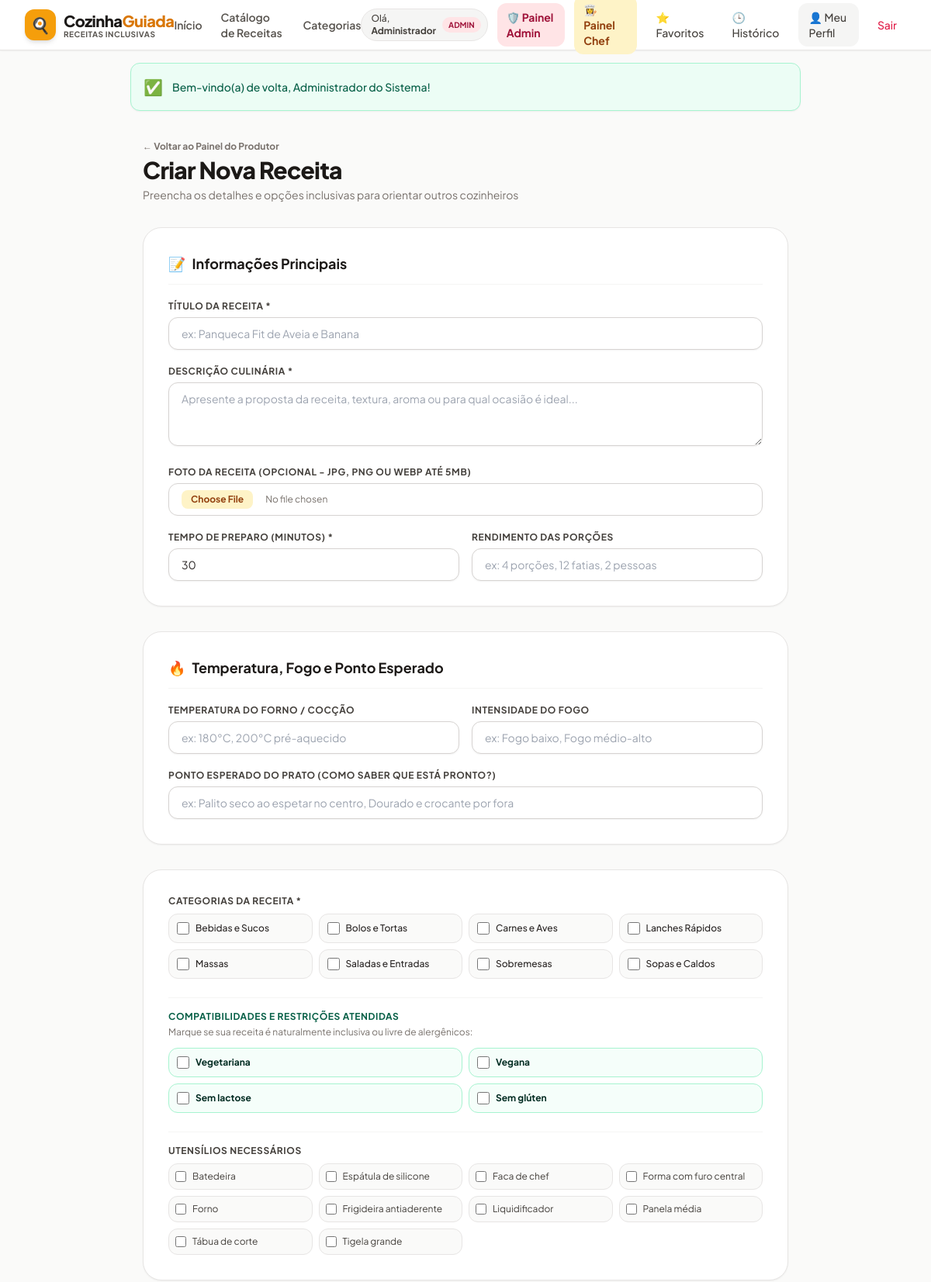
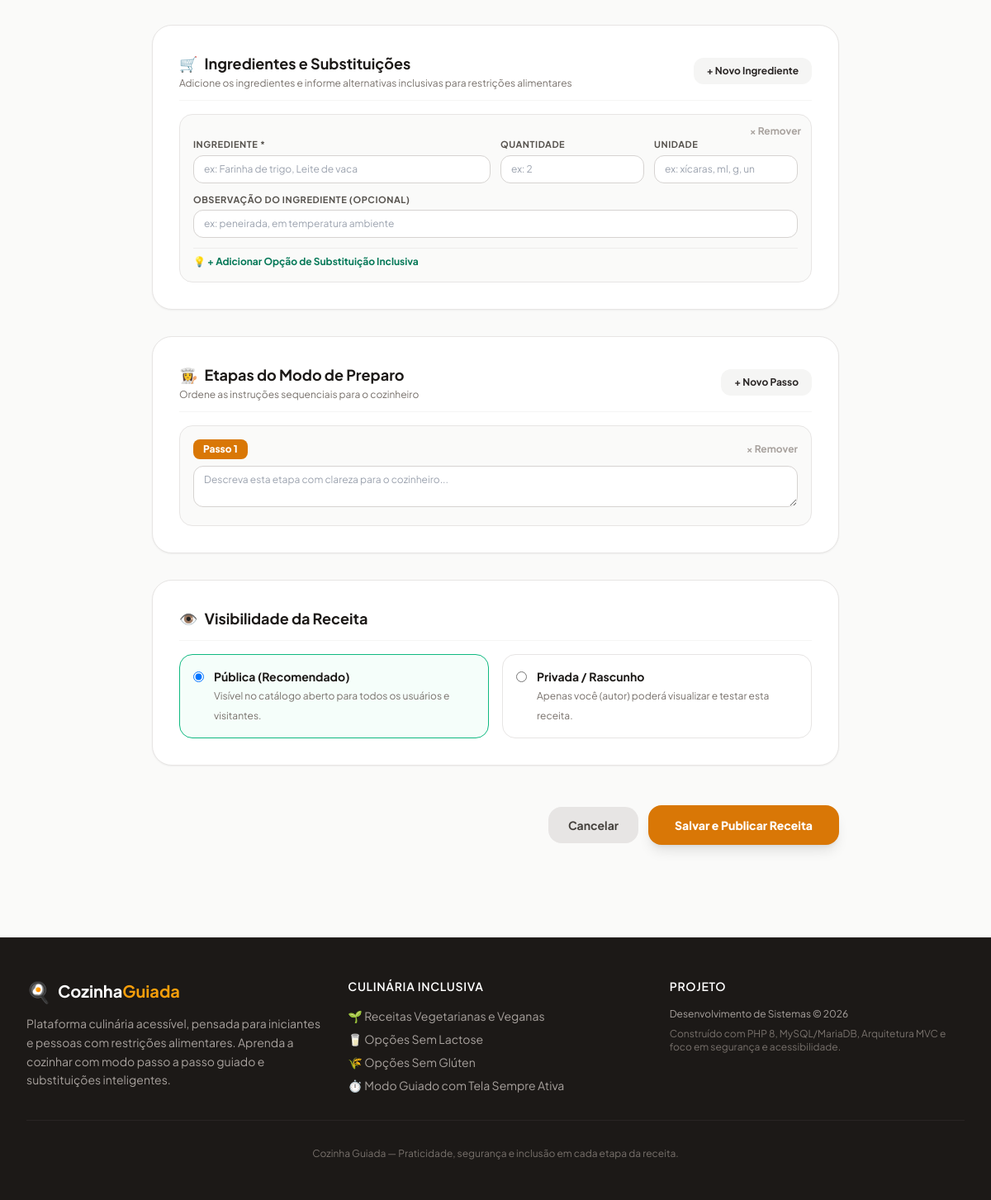
Page /produtor/receita/nova (signed in) on the committed database (2 pictures, top to bottom).
### tables this page shows
CREATE TABLE `categorias` (
  `id` INT AUTO_INCREMENT PRIMARY KEY,
  `nome` VARCHAR(80) NOT NULL UNIQUE,
  `slug` VARCHAR(80) NOT NULL UNIQUE,
  `descricao` VARCHAR(255) NULL,
  `criado_em` TIMESTAMP DEFAULT CURRENT_TIMESTAMP
);

CREATE TABLE `compatibilidades_alimentares` (
  `id` INT AUTO_INCREMENT PRIMARY KEY,
  `nome` VARCHAR(60) NOT NULL UNIQUE,  
  `slug` VARCHAR(60) NOT NULL UNIQUE,
  `descricao` VARCHAR(255) NULL
);

CREATE TABLE `utensilios` (
  `id` INT AUTO_INCREMENT PRIMARY KEY,
  `nome` VARCHAR(100) NOT NULL UNIQUE
);

### views/producer/recipe_form.php (the view, shortened to what the rows shown need)
<?php
$isEdit = ($mode === 'edit');
require VIEWS_PATH . '/layouts/header.php';
$selectedCatIds = array_column($recipe['categorias'] ?? [], 'id');
$selectedCompIds = array_column($recipe['compatibilidades'] ?? [], 'id');
$selectedUtIds = array_column($recipe['utensilios'] ?? [], 'id');
?>
<div class="max-w-4xl mx-auto px-4 sm:px-6 lg:px-8 py-8">
    <div class="flex items-center justify-between mb-8">
        <div>
            <h1 class="text-3xl font-extrabold text-stone-900 tracking-tight">
                <?= $isEdit ? 'Editar Receita' : 'Criar Nova Receita' ?>
            </h1>
        </div>
    </div>
    <form
        action="<?= $isEdit ? '/produtor/receita/editar' : '/produtor/receita/nova' ?>"
        method="POST"
        enctype="multipart/form-data"
        class="space-y-8"
    >
        <div class="bg-white p-6 sm:p-8 rounded-3xl border border-stone-200 shadow-sm space-y-5">
            <h2 class="text-lg font-bold text-stone-900 pb-3 border-b border-stone-100 flex items-center gap-2">
                <span>📝</span> Informações Principais
            </h2>
        </div>
        <div class="bg-white p-6 sm:p-8 rounded-3xl border border-stone-200 shadow-sm space-y-5">
            <h2 class="text-lg font-bold text-stone-900 pb-3 border-b border-stone-100 flex items-center gap-2">
                <span>🔥</span> Temperatura, Fogo e Ponto Esperado
            </h2>
        </div>
        <div class="bg-white p-6 sm:p-8 rounded-3xl border border-stone-200 shadow-sm space-y-6">
            <div>
                <div class="grid grid-cols-2 sm:grid-cols-4 gap-2">
                    <?php foreach ($categorias as $cat): ?>
                        <label class="flex items-center gap-2 p-2.5 rounded-xl border border-stone-200 bg-stone-50 hover:bg-amber-50 cursor-pointer text-xs">
                            <input
                                type="checkbox"
                                name="categorias[]"
                                value="<?= (int)$cat['id'] ?>"
                                <?= in_array((int)$cat['id'], $selectedCatIds, true) ? 'checked' : '' ?>
                                class="rounded border-stone-300 text-amber-600 focus:ring-amber-500 h-4 w-4"
                            >
                            <span class="font-medium text-stone-800"><?= htmlspecialchars($cat['nome']) ?></span>
                        </label>
                    <?php endforeach; ?>
                </div>
            </div>
            <div class="pt-4 border-t border-stone-100">
                <div class="grid grid-cols-1 sm:grid-cols-2 gap-2">
                    <?php foreach ($compatibilidades as $comp): ?>
                        <label class="flex items-center gap-2 p-2.5 rounded-xl border border-emerald-200 bg-emerald-50/50 hover:bg-emerald-50 cursor-pointer text-xs">
                            <input
                                type="checkbox"
                                name="compatibilidades[]"
                                value="<?= (int)$comp['id'] ?>"
                                <?= in_array((int)$comp['id'], $selectedCompIds, true) ? 'checked' : '' ?>
                                class="rounded border-stone-300 text-emerald-600 focus:ring-emerald-500 h-4 w-4"
                            >
                            <span class="font-bold text-emerald-950"><?= htmlspecialchars($comp['nome']) ?></span>
                        </label>
                    <?php endforeach; ?>
                </div>
            </div>
            <div class="pt-4 border-t border-stone-100">
                <div class="grid grid-cols-2 sm:grid-cols-4 gap-2">
                    <?php foreach ($utensilios as $ut): ?>
                        <label class="flex items-center gap-2 p-2 rounded-xl border border-stone-200 bg-stone-50 text-xs cursor-pointer">
                            <input
                                type="checkbox"
                                name="utensilios[]"
                                value="<?= (int)$ut['id'] ?>"
                                <?= in_array((int)$ut['id'], $selectedUtIds, true) ? 'checked' : '' ?>
                                class="rounded border-stone-300 text-amber-600 h-3.5 w-3.5"
                            >
                            <span class="text-stone-700"><?= htmlspecialchars($ut['nome']) ?></span>
                        </label>
                    <?php endforeach; ?>
                </div>
            </div>
        </div>
        <div class="bg-white p-6 sm:p-8 rounded-3xl border border-stone-200 shadow-sm space-y-4">
            <div class="flex items-center justify-between pb-3 border-b border-stone-100">
                <div>
                    <h2 class="text-lg font-bold text-stone-900 flex items-center gap-2">
                        <span>🛒</span> Ingredientes e Substituições
                    </h2>
                </div>
            </div>
        </div>
        <div class="bg-white p-6 sm:p-8 rounded-3xl border border-stone-200 shadow-sm space-y-4">
            <div class="flex items-center justify-between pb-3 border-b border-stone-100">
                <div>
                    <h2 class="text-lg font-bold text-stone-900 flex items-center gap-2">
                        <span>👩‍🍳</span> Etapas do Modo de Preparo
                    </h2>
                </div>
            </div>
        </div>
        <div class="bg-white p-6 sm:p-8 rounded-3xl border border-stone-200 shadow-sm space-y-4">
            <h2 class="text-lg font-bold text-stone-900 pb-3 border-b border-stone-100 flex items-center gap-2">
                <span>👁️</span> Visibilidade da Receita
            </h2>
        </div>
    </form>
</div>
<?php require VIEWS_PATH . '/layouts/footer.php'; ?>

### rows in the picture
categorias: nome "Bebidas e Sucos"
categorias: nome "Bolos e Tortas"
categorias: nome "Carnes e Aves"
categorias: nome "Lanches Rápidos"
categorias: nome "Massas"
categorias: nome "Saladas e Entradas"
categorias: nome "Sobremesas"
categorias: nome "Sopas e Caldos"
compatibilidades_alimentares: nome "Vegetariana"
compatibilidades_alimentares: nome "Vegana"
compatibilidades_alimentares: nome "Sem lactose"
compatibilidades_alimentares: nome "Sem glúten"
utensilios: nome "Batedeira"
utensilios: nome "Espátula de silicone"
utensilios: nome "Faca de chef"
utensilios: nome "Forma com furo central"
utensilios: nome "Forno"
utensilios: nome "Frigideira antiaderente"
utensilios: nome "Liquidificador"
utensilios: nome "Panela média"
utensilios: nome "Tábua de corte"
utensilios: nome "Tigela grande"

### other values in the picture
explode(' ', $userName)[0] "Administrador"
$msg "Bem-vindo(a) de volta, Administrador do Sistema!"
